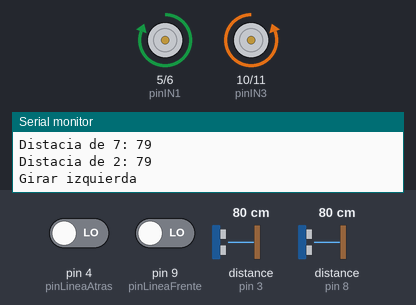
Bench run of a sketch on a simulated Arduino Uno, built with avr-gcc and run on an emulated ATmega328P. On the bench: motor-driver pin pairs drawn as motors (green arrow = first pin HIGH = forward, orange = second pin HIGH = backward, longer = more drive), the last lines printed to the serial monitor. Wiring (inferred from the names in the program): 2 × ultrasonic range finder: trigger pin 2, echo pin 3 / trigger pin 7, echo pin 8. The inputs (shaded band) are chosen by the test bench; at power-on: distance to the obstacle (sensors on pin 3, pin 8) 80 cm, pin 4 (pinLineaAtras) LOW, pin 9 (pinLineaFrente) LOW. The echo pulse lasts 58.3 µs per cm.

Above: at 5.1 s.
5.2 s: distance to the obstacle (sensor on pin 3) set to 35 cm
8.2 s: distance to the obstacle (sensor on pin 3) set to 28 cm
At 9.5 s:
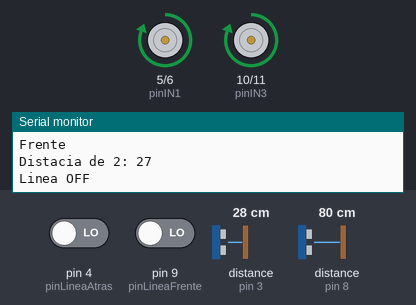
9.8 s: pin 4 (pinLineaAtras) driven HIGH
At 10.09 s:
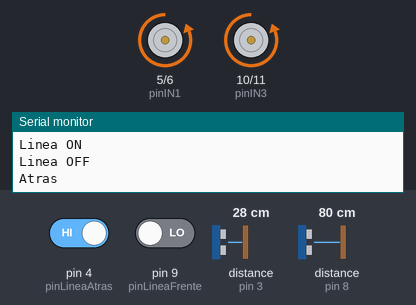
11.7 s: pin 4 (pinLineaAtras) driven LOW
At 11.73 s:
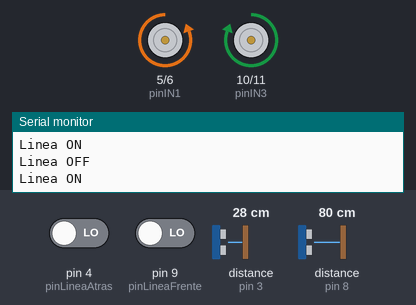
14.7 s: pin 9 (pinLineaFrente) driven HIGH
At 14.91 s:
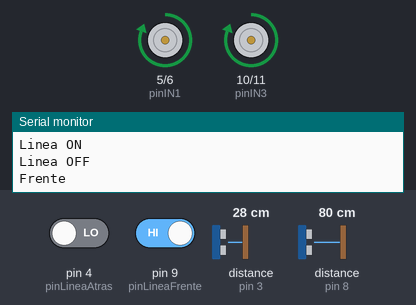
17.7 s: pin 9 (pinLineaFrente) driven LOW
At 18.2 s:
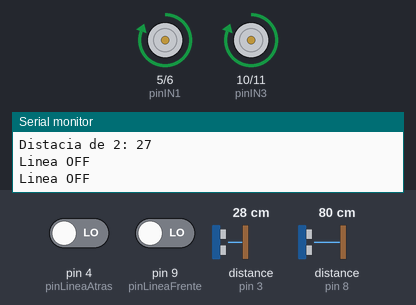
Timing chart, 0 to 20.7 s (numbered marks = the images above; inputs shaded):
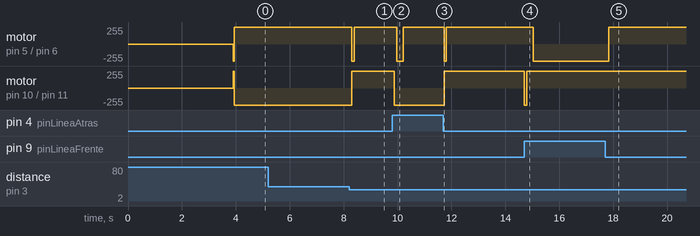

The sketch:

FirmwareSumobot.ino
```cpp
/*
  Pines de conexion del pueste H
*/

#define pinIN1 5
#define pinIN2 6

#define pinIN3 10
#define pinIN4 11

#define Blanco true
#define Negro false

#define velocidad 255  //Velocidad 0=0; maxima=255

#define distanciaMinima 30 //distancia minima entre el oponente

/*
  Pines de conexion del sensor ultrasonico
*/
#define pinTrigAtras    7
#define pinEchoAtras    8

#define pinTrigFrente   2
#define pinEchoFrente   3

//Pines de sensores de linea
#define pinLineaFrente  9
#define pinLineaAtras   4

void setup() {
//Entradas
Serial.begin(9600);
pinMode(pinTrigAtras,OUTPUT);
pinMode(pinTrigFrente,OUTPUT);
pinMode(pinIN1,OUTPUT);
pinMode(pinIN2,OUTPUT);
pinMode(pinIN3,OUTPUT);
pinMode(pinIN4,OUTPUT);

//Salidas
pinMode(pinEchoFrente,INPUT);
pinMode(pinEchoAtras,INPUT);
pinMode(pinLineaFrente,INPUT);
pinMode(pinLineaAtras,INPUT);

delay(3900);    //retardo de 5 segundos para inciar la pelea
}

void loop() {
//Serial.println(leerDistancia(pinTrigAtras,pinEchoAtras));


  if(leerLinea(pinLineaFrente)==Negro&&leerLinea(pinLineaAtras)==Negro){
      //Busqueda del contrincante
    do{
      girarDerecha();
      }while(leerDistancia(pinTrigFrente,pinEchoFrente)>distanciaMinima&&leerDistancia(pinTrigFrente,pinEchoFrente)<=distanciaMinima);

    //Ataques
    while(leerDistancia(pinTrigFrente,pinEchoFrente)<=distanciaMinima&&leerLinea(pinLineaFrente)==Negro&&leerLinea(pinLineaAtras)==Negro){
      Serial.println("Ataque frontal");
      moverFrente();
      delay(50);
      }

      do{

      girarIzquierda();

      }while(leerDistancia(pinTrigAtras,pinEchoAtras)>distanciaMinima&&leerDistancia(pinTrigFrente,pinEchoFrente)>distanciaMinima);

      while(leerDistancia(pinTrigAtras,pinEchoAtras)<=distanciaMinima&&leerLinea(pinLineaFrente)==Negro&&leerLinea(pinLineaAtras)==Negro){
      moverAtras();
      Serial.println("Ataque trasero");
       delay(50);
      }


    if(leerLinea(pinLineaFrente)==Blanco&&leerLinea(pinLineaAtras)==Negro){

      moverFrente();
      delay(250);
      girarDerecha();
      delay(250);
      }

      if(leerLinea(pinLineaAtras)==Blanco&&leerLinea(pinLineaFrente)==Negro){
      moverAtras();
      delay(250);
      girarIzquierda();
      delay(250);
      }
}
    }


/*===Funciones de funcionamiento===*/

//Funcion de lectura de sensores
int leerDistancia(int pinTrig, int pinEcho) {
  digitalWrite(pinTrig, HIGH);
  delayMicroseconds(20);
  digitalWrite(pinTrig , LOW);
  int dure = pulseIn(pinEcho, HIGH);
  int dist = (dure / 2) / 29.1;
  Serial.print("Distacia de ");
  Serial.print(String(pinTrig));
  Serial.print(": ");
  Serial.println(dist);
  return dist;
}

//Funciones de motores
//Mover hacia el frente
void moverFrente() {
  Serial.println("Frente");
  analogWrite (pinIN1, velocidad);
  analogWrite (pinIN2, 0);
  analogWrite (pinIN3, velocidad);
  analogWrite (pinIN4, 0);
}

//Mover hacia el atras
void moverAtras() {
  Serial.println("Atras");
  analogWrite (pinIN1, 0);
  analogWrite (pinIN2, velocidad);
  analogWrite (pinIN3, 0);
  analogWrite (pinIN4, velocidad);
}

//Girar hacia la derecha
void girarDerecha() {
  Serial.println("Girar derecha");
  analogWrite (pinIN1, 0);
  analogWrite (pinIN2, velocidad);
  analogWrite (pinIN3, velocidad);
  analogWrite (pinIN4, 0);
}

//Girar hacia la izquierda
void girarIzquierda() {
  Serial.println("Girar izquierda");
  analogWrite (pinIN1, velocidad);
  analogWrite (pinIN2, 0);
  analogWrite (pinIN3, 0);
  analogWrite (pinIN4, velocidad);
}
//Leer Sensores
bool leerLinea(int pinSensor){
  if(digitalRead(pinSensor)==HIGH){
    Serial.println("Linea ON");
    return true;
    }else{
      Serial.println("Linea OFF");
      return false;
      }
  }
```

Measured:
- the behaviour switches between 32 and 31 cm on distance to the obstacle (sensor on pin 3) (found by bisection; images 0 and 1)
- after the input at 8.2 s, motor on pin 5 (pinIN1) / pin 6 (pinIN2): forward 255/255 → backward 255/255 after 0.10 s, → forward 255/255 0.09 s later; motor on pin 10 (pinIN3) / pin 11 (pinIN4): backward 255/255 → forward 255/255 after 0.10 s
- after the input at 9.8 s, motor on pin 5 (pinIN1) / pin 6 (pinIN2): forward 255/255 → backward 255/255 after 0.17 s, → forward 255/255 0.25 s later; motor on pin 10 (pinIN3) / pin 11 (pinIN4): forward 255/255 → backward 255/255 after 0.07 s
- after the input at 11.7 s, motor on pin 5 (pinIN1) / pin 6 (pinIN2): forward 255/255 → backward 255/255 at once, → forward 255/255 0.09 s later; motor on pin 10 (pinIN3) / pin 11 (pinIN4): backward 255/255 → forward 255/255 at once
- after the input at 14.7 s, motor on pin 5 (pinIN1) / pin 6 (pinIN2): forward 255/255 → backward 255/255 after 0.34 s; motor on pin 10 (pinIN3) / pin 11 (pinIN4): forward 255/255 → backward 255/255 at once, → forward 255/255 0.08 s later
- after the input at 17.7 s, motor on pin 5 (pinIN1) / pin 6 (pinIN2): backward 255/255 → forward 255/255 after 0.13 s
